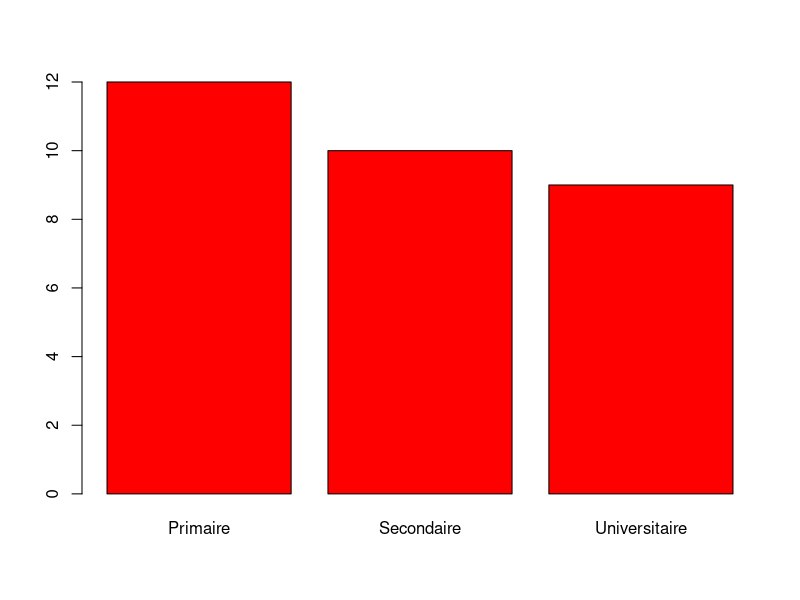
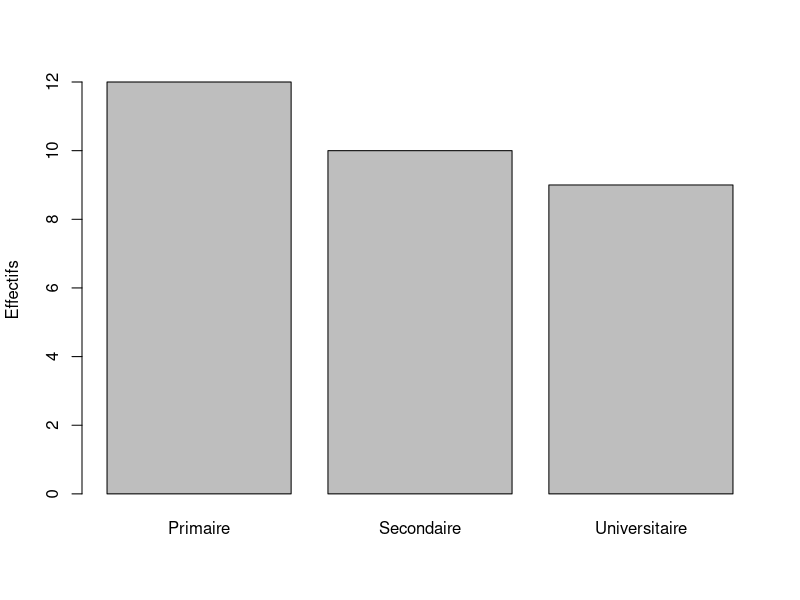
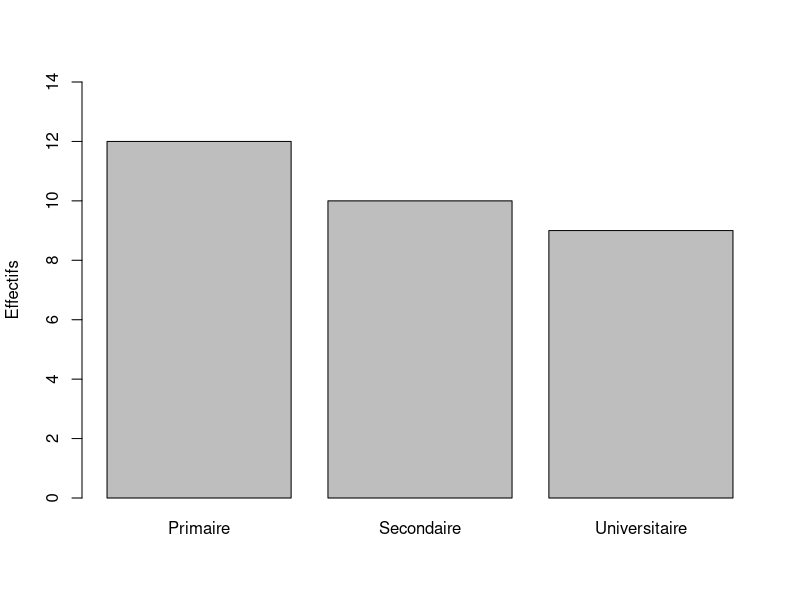
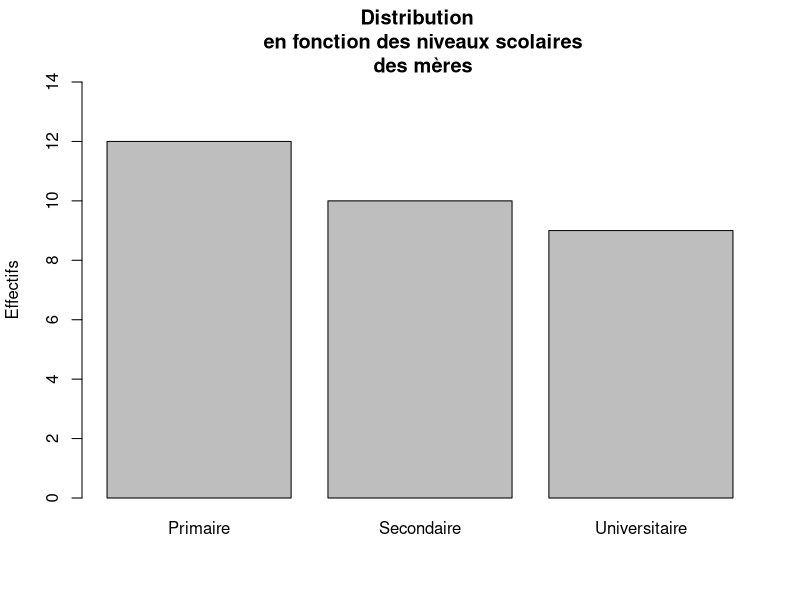
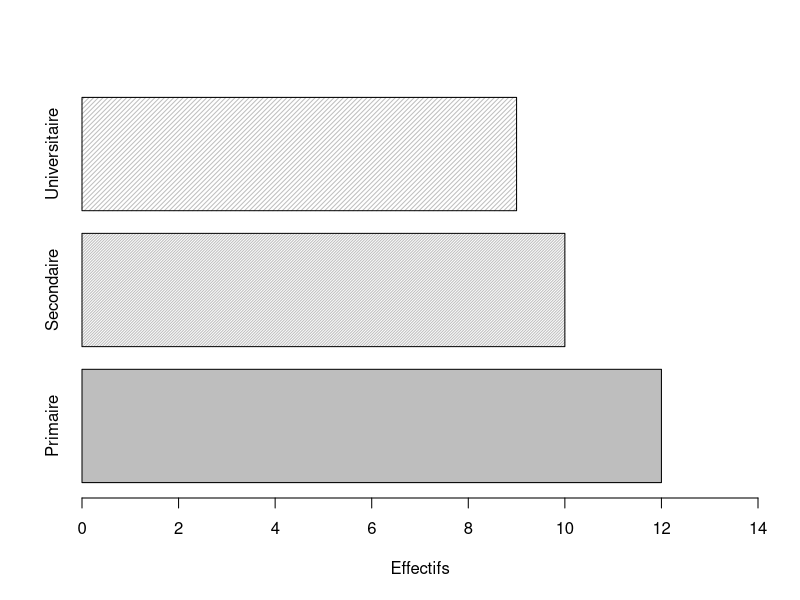
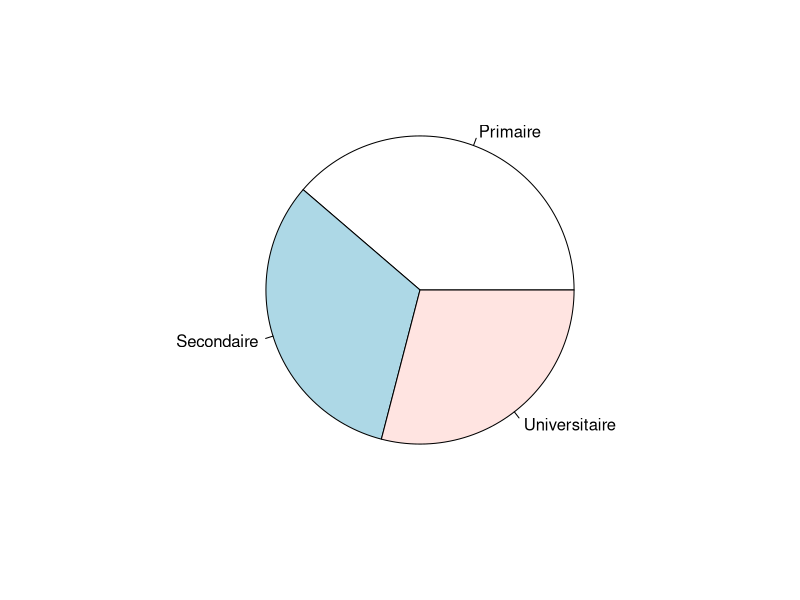
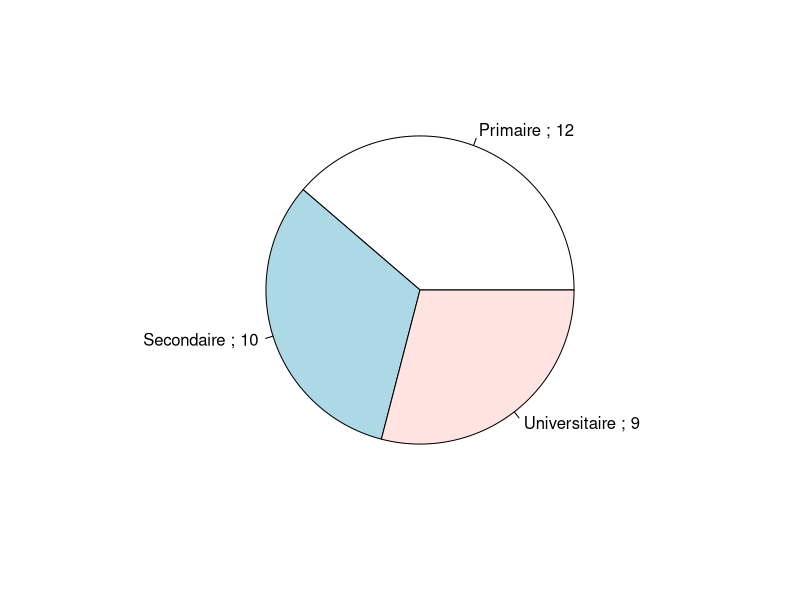
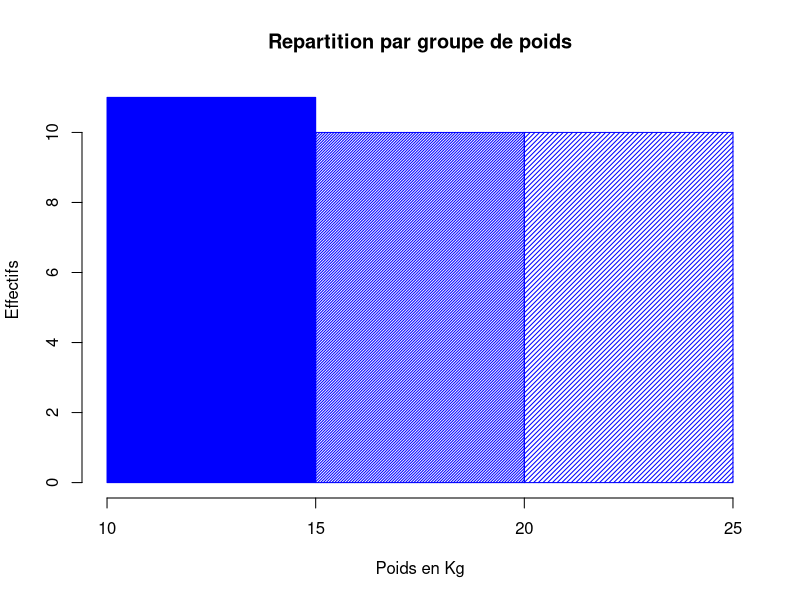

The R source for these figures, in order: (Note: this script raises an error after producing the figures.)
set.seed(3)
Sexe <- rbinom(31, size=1, prob=.48)
Sexe1 <- ifelse(Sexe==0,"Femme","Homme")
Tranchage <- rep(c("0:4","5:9",">10"),c(8,9,14))
Poids <- seq(10,25,by=0.5)
Matable <- data.frame(Sexe,Sexe1,Poids,Tranchage)
Matable$GROUPOIDS <- cut(Matable$Poids,breaks=c(9,15,20,25))

Matable$NIVSCOLMERE <- factor(c(rep("Primaire",12), rep("Secondaire",10), rep("Universitaire",9)))
#View(Matable)
library(tidyverse)

plot(Matable$NIVSCOLMERE, col='red')
plot(Matable$NIVSCOLMERE, ylab='Effectifs')
plot(Matable$NIVSCOLMERE, ylab='Effectifs', ylim=c(0,14))
plot(Matable$NIVSCOLMERE, ylab='Effectifs', ylim=c(0,14), main='Distribution \n en fonction des niveaux scolaires\n des mères')
#p <- ggplot(Matable, aes(NIVSCOLMERE)) 
#p <- p + geom_bar(aes(fill=NIVSCOLMERE)) 
#p <- p + scale_fill_brewer(palette="Blues")
#p <- p + labs(x="Niveau scolaire de la mère", y="Effectif", title="Diagramme en barre", 
#     subtitle="Distribution en fonction \n des niveaux scolaires\n des mères")
#p

plot(Matable$NIVSCOLMERE, density=c(NA,50,30), xlab='Effectifs', xlim=c(0,14), horiz=T)
#p + coord_flip()

# Ne s'applique pas sur des données brutes
pie(table(Matable$NIVSCOLMERE))
Nom <- levels(Matable$NIVSCOLMERE)
Donnee <- table(Matable$NIVSCOLMERE)
pie(Donnee, labels=c(paste(Nom[1],';',Donnee[1]), paste(Nom[2],';',Donnee[2]), paste(Nom[3],';',Donnee[3])))    
#p + coord_polar(theta="x", direction=1)

Title <- 'Repartition par groupe de poids'
hist(Matable$Poids, breaks=c(10,15,20,25), density=c(NA, 50, 30), 
     col='blue', main=Title, xlab='Poids en Kg', ylab='Effectifs')

#q <- ggplot(Matable, aes(Poids)) 
#q + geom_histogram(breaks=c(10,15,20,25), color="black", fill="lightblue", linetype="dashed") 

Donnee <- table(Matable$GROUPOIDS)
plot(Donnee, type='o', main=Title, ylab=Effectifs, ylim=c(0,12))
plot(Donnee, type='o', main=Title, ylab=Effectifs, ylim=c(0,12), pch=8)

boxplot(Matable$Poids, xlab='Poids en Kg', main='Description de la valeur Poids')
points(x=1, y=mean(Matable$Poids), pch=4)

par(mfrow=c(3,2))
layout.show(6)
Zone <- matrix(c(2,4,1,1,3,5), byrow=T, ncol=2)
layout(Zone)
layout.show(Zone)
graphics.off()
pdf(file='figure.pdf')
Nom <- levels(Matable$NIVSCOLMERE)
Donnee <- table(Matable$NIVSCOLMERE)
pie(Donnee, labels=c(paste(Nom[1],';',Donnee[1]), paste(Nom[2],';',Donnee[2]), paste(Nom[3],';',Donnee[3])))    
dev.off()

#last_plot() 
#ggsave("plot.png", width = 5, height = 5) 

by(Matable$Poids, Matable$Sexe, summary)
tapply(Matable$Poids, list(Matable$Sexe), summary)
aggregate(Matable$Poids, list(Matable$Sexe), summary)
by(Matable$Poids, list(Matable$Sexe, Matable$GROUPOIDS), summary)
aggregate(Matable$Poids, list(Matable$Sexe, Matable$GROUPOIDS), summary)
tapply(Matable$Poids, list(Matable$Sexe, Matable$GROUPOIDS), summary)

boxplot(Matable$Poids~Matable$Sexe1, xlab='Sexe', ylab='Poids en Kg', main='Poids en fonction du Sexe')
points(1, mean(Matable$Poids[Matable$Sexe1=="Femme"]), pch=4)
points(2, mean(Matable$Poids[Matable$Sexe1=="Homme"]), pch=4)

#ggplot(Matable, aes(Sexe1, Poids)) + geom_boxplot() 
#qplot(Matable$Sexe1, Matable$Poids, geom="point")

boxplot(Matable$Poids~Matable$Sexe1+Matable$Tranchage, xlab='Sexe', 
        ylab='Poids en Kg', main='Poids en fonction du Sexe et du groupe d age')

ggplot(Matable, aes(Sexe1, Tranchage)) + geom_count()

table(Matable$Sexe1, Matable$NIVSCOLMERE)
Tab.1 <- table(Matable$Sexe1, Matable$NIVSCOLMERE)
prop.table(Tab.1, 1)
round(prop.table(Tab.1,1)*100, 1)
round(prop.table(Tab.1,2)*100, 1)

Var.1 <- Matable$Sexe1
Var.2 <- Matable$NIVSCOLMERE
a  <- table(Var.1, Var.2)
b <- round(prop.table(a,1)*100, digit=1)
Total.1 <- margin.table(a,2)

Counting.1 <- rbind(a[1,],b[1,], a[2,],b[2,])
dimnames(Counting.1) <- list(c('Male','%','Femelle','%'), c('Prim', 'Secon', 'Universit'))
Counting <- rbind(Counting.1, Total.1)
Total.1 <- margin.table(Counting.1, 1)
Counting.1 <- cbind(Counting.1, Total=Total.1)
Counting.1

Total.2 <- margin.table(a,1)
Counting.2 <- cbind(a[,1],b[,1], a[,2],b[,2], a[,3],b[,3])
dimnames(Counting.2) <- list(c('Male','Femelle'), c('Prim','%', 'Secon','%', 'Universit','%'))
Counting.2 <- cbind(Counting.2, Total=Total.2)
Total.2 <- margin.table(Counting.2, 2)
Total.2[2] <- round((Total.2[1]/Total.2[7])*100, 1)
Total.2[4] <- round((Total.2[3]/Total.2[7])*100, 1)
Total.2[6] <- round((Total.2[5]/Total.2[7])*100, 1)
Counting.2 <- rbind(Counting.2, Total=Total.2)
Counting.2

plot(Matable$GROUPOIDS~Matable$Sexe1, density=c(NA,50,30), xlab='Sexe', ylab='Poids', main='Poids en fonction du Sexe')

barplot(table(Matable$Sexe1,Matable$GROUPOIDS), col='blue', 
        density=c(NA,30), xlab='Poids', ylab='Effectifs', main='Poids en fonction du Sexe', beside=T)
legend(7,6, legend=c("Feminin", "Masculin"), bty='n', fill='red', density=c(NA,30), cex=0.7)


